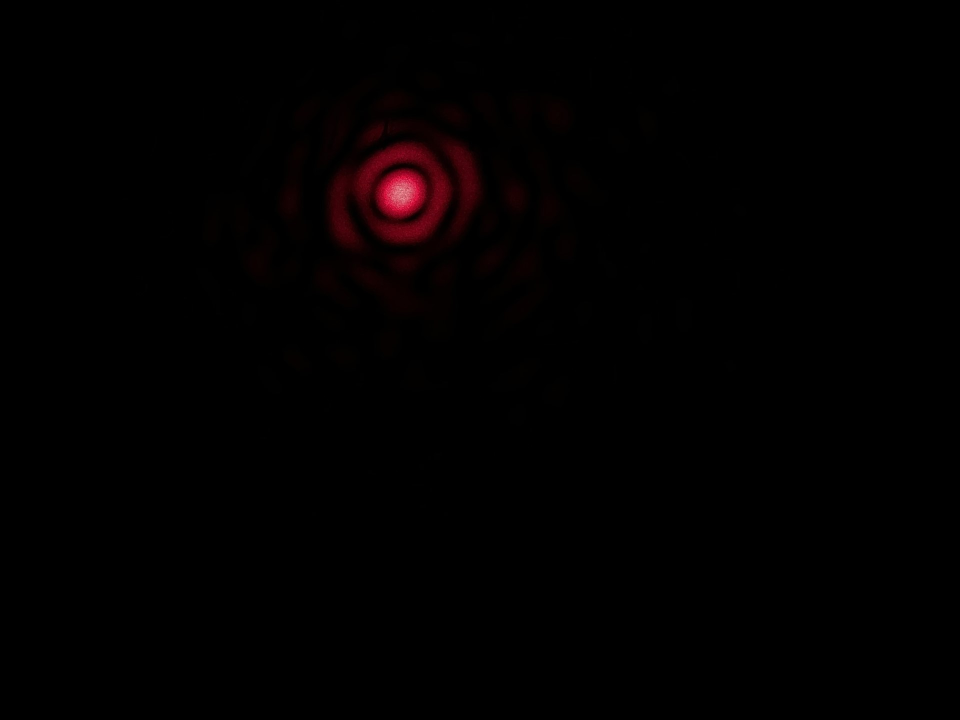
#> input picture PHY-2006/Diffraction/cercle_0.2mm.jpg, 1920 x 1440 px, found by its file name (shown at 1/2 size)
$ python surfaceProfile.py
#> lines starting #> are read from the running program, lines starting #| are printed output that depends on the picture
import numpy as np
import matplotlib.pyplot as plt
from matplotlib.image import imread
from tqdm import tqdm

src_img = imread('PHY-2006/Diffraction/cercle_0.2mm.jpg')
#> src_img is the input picture: shape (1440, 1920, 3); mean R, G, B 1.8, 0.2, 0.3
red_img = src_img[:,:,0]
mean_img = np.mean(src_img, 2)

def net_flux(image, target_pos, noise_pos, radius=40, noise_radius=50, if_plot=False, verbose=False):
    '''
    Calculates the approximate flux of a source by substracting the noise of its nearby background

    Parameters:
    image: image data with the source (2D array)
    target_pos: list of position of the source (e.g. [100, 200])
    radius: approximate radius of the source object
    if_plot: boolean, if True, plot only the flux within the radius

    Returns the estimated flux of the source
    '''
    x0, y0 = target_pos[0], target_pos[1]
    x1, y1 = noise_pos[0], noise_pos[1]
    pixels_inside, pixels_noise = 0, 0
    within_flux = np.zeros(image[y0-2*radius:y0+2*radius, x0-2*radius:x0+2*radius].shape)
    noise_flux = np.zeros(image[y1-2*noise_radius:y1+2*noise_radius, x1-2*noise_radius:x1+2*noise_radius].shape)
    for y, line in enumerate(image[y0-2*radius:y0+2*radius, x0-2*radius:x0+2*radius]):
        for x, val in enumerate(line):
            if np.sqrt((x-2*radius-1)**2+(y-2*radius)**2)<=radius:
                within_flux[y, x] = val
                pixels_inside += 1
    for y, line in enumerate(image[y1-2*noise_radius:y1+2*noise_radius, x1-2*noise_radius:x1+2*noise_radius]):
        for x, val in enumerate(line):
            if np.sqrt((x-2*noise_radius-1)**2+(y-2*noise_radius)**2)<=noise_radius:
                noise_flux[y, x] = val
                pixels_noise += 1


    flux_within = np.sum(within_flux)
    flux_noise = np.sum(noise_flux)
    flux_source = flux_within/pixels_inside# - (flux_noise/pixels_noise)*pixels_inside

    return flux_within, pixels_inside


radius = int(input("Radius?"))
#> the answer given: 3
radial_intensity = []
npix_profile = []
surface_profile = []
for i in tqdm(range(radius)):
    flux, npix = net_flux(red_img, [802,387], [0,0], i, noise_radius=0)
    radial_intensity.append(flux)
    npix_profile.append(npix)
    if i == 0:
        surface_profile.append(radial_intensity[i]/npix_profile[i])
    else:
        surface_profile.append((radial_intensity[i]-radial_intensity[i-1])/(npix_profile[i]-npix_profile[i-1]))
#> this loop made 3 passes
#> (flux, npix) on passes 1 to 3: (0, 0), (899, 4), (2946, 13)
#> after the loop, npix_profile = [0, 4, 13]; radial_intensity = [0, 899, 2946]; surface_profile = [nan, 224.8, 227.4]


ax1 = plt.subplot(111)
plt.imshow(mean_img)
circle1 = plt.Circle((802,387), radius, color='white', fill=False)
ax1.add_patch(circle1)
plt.show()
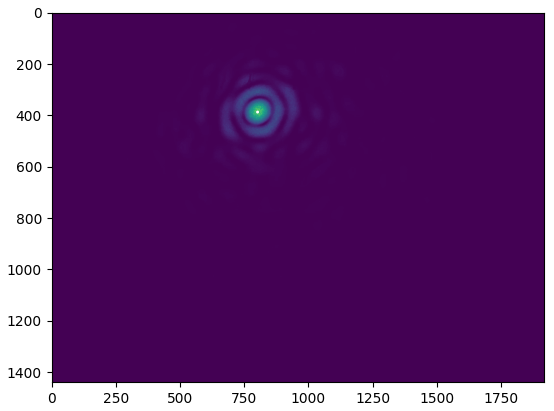
#> figure drawn by matplotlib, 1 panel

ax1 = plt.subplot(111)
ticklabels = ax1.get_xticklabels()
ticklabels.extend( ax1.get_yticklabels() )
for label in ticklabels:
    label.set_fontsize(14)
plt.plot(range(radius), surface_profile, color="red", label="données")
#plt.hlines(255, 0, radius)
plt.xlabel(r'Distance (pixels)', size=17)
plt.ylabel(r'Intensité ($I_0$)', size=17)
plt.show()
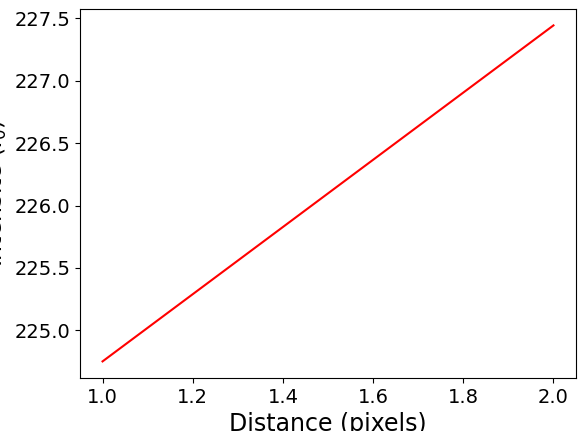
#> figure drawn by matplotlib, 1 panel

$ run again, with PHY-2006/Diffraction/diffraction_mesures.jpg copied over PHY-2006/Diffraction/cercle_0.2mm.jpg
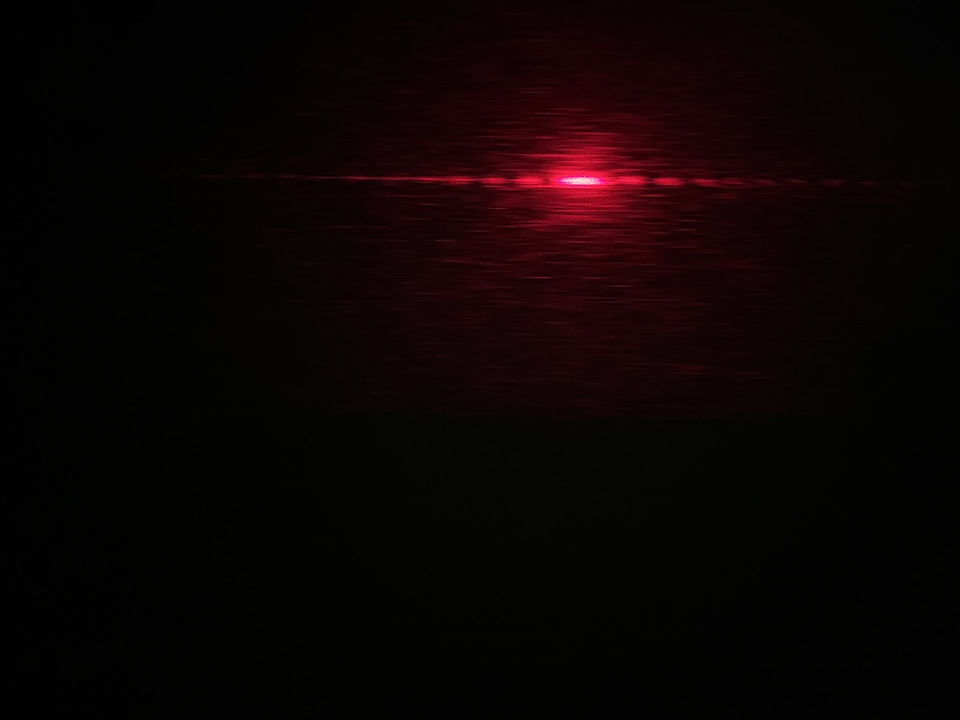
#> input picture PHY-2006/Diffraction/diffraction_mesures.jpg, 1920 x 1440 px, found by its file name (shown at 1/2 size)
#> src_img is the input picture: shape (1440, 1920, 3); mean R, G, B 11.7, 3.3, 3.4
#> `mean_img = np.mean(src_img, 2)`:
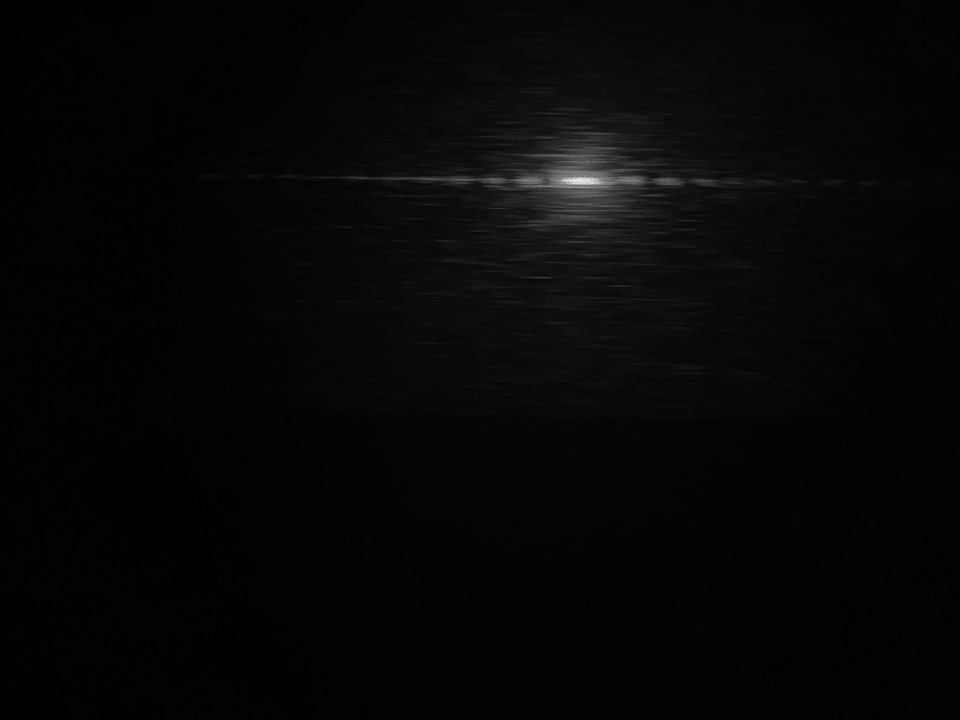
#> mean_img: shape (1440, 1920) float64 (shown at 1/2 size); min 0, max 243, mean 6.1
#> the loop `for i in tqdm(range(radius)):` made 3 passes
#> (flux, npix) on passes 1 to 3: (0, 0), (108, 4), (364, 13)
#> after the loop `for i in tqdm(range(radius)):`: npix_profile = [0, 4, 13]; radial_intensity = [0, 108, 364]; surface_profile = [nan, 27, 28.44]
#> `plt.show()`:
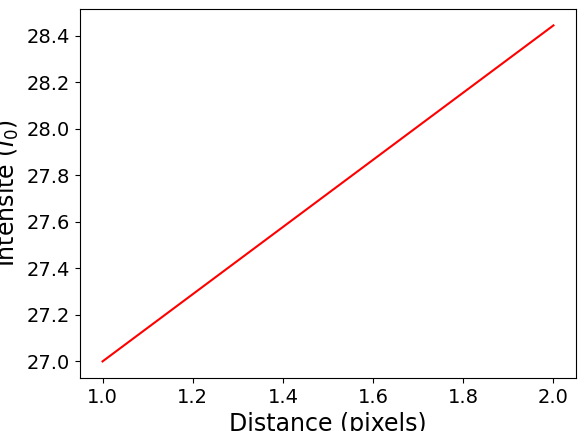
#> figure drawn by matplotlib, 1 panel

$ run again, with PHY-2006/Diffraction/holes.jpg copied over PHY-2006/Diffraction/cercle_0.2mm.jpg
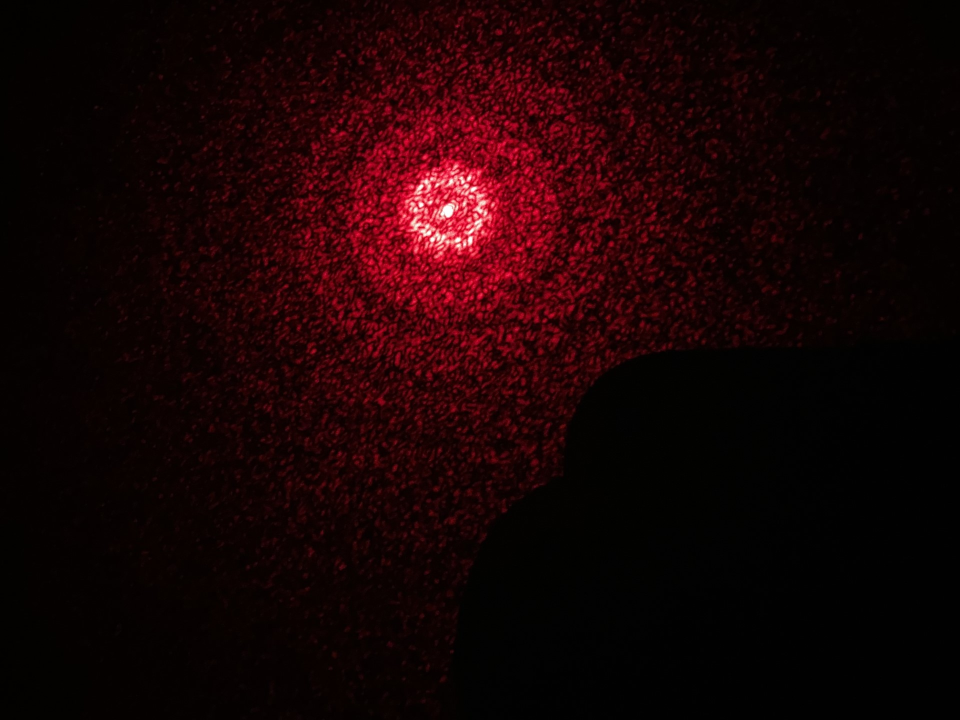
#> input picture PHY-2006/Diffraction/holes.jpg, 1920 x 1440 px, found by its file name (shown at 1/2 size)
#> src_img is the input picture: shape (1440, 1920, 3); mean R, G, B 24.7, 3, 4.2
#> `mean_img = np.mean(src_img, 2)`:
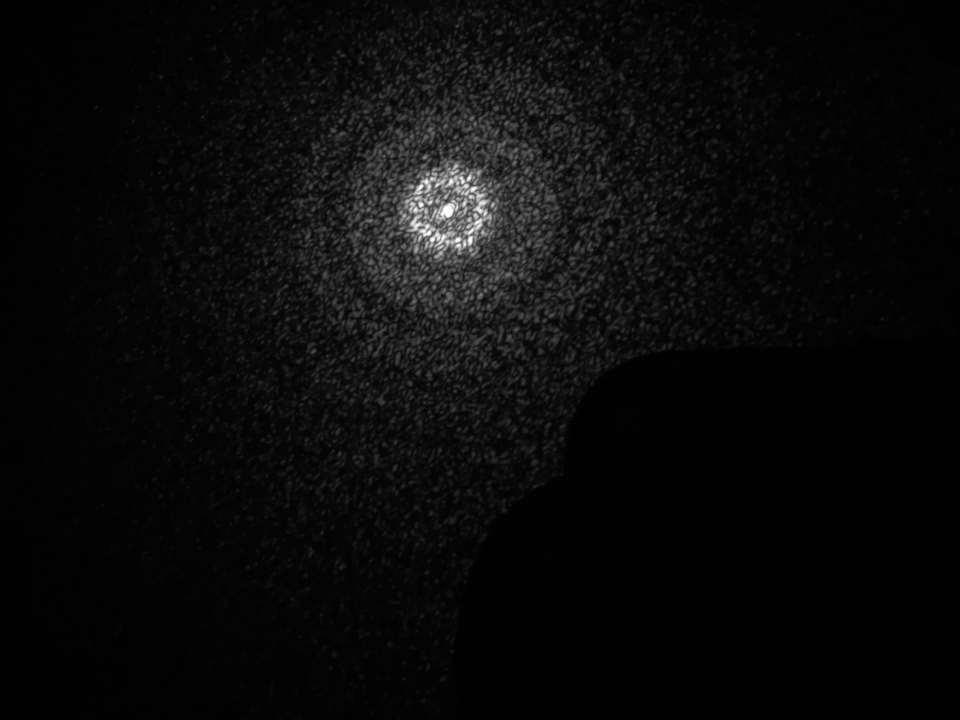
#> mean_img: shape (1440, 1920) float64 (shown at 1/2 size); min 0, max 255, mean 10.6
#> the loop `for i in tqdm(range(radius)):` made 3 passes
#> (flux, npix) on passes 1 to 3: (0, 0), (747, 4), (2465, 13)
#> after the loop `for i in tqdm(range(radius)):`: npix_profile = [0, 4, 13]; radial_intensity = [0, 747, 2465]; surface_profile = [nan, 186.8, 190.9]
#> `plt.show()`:
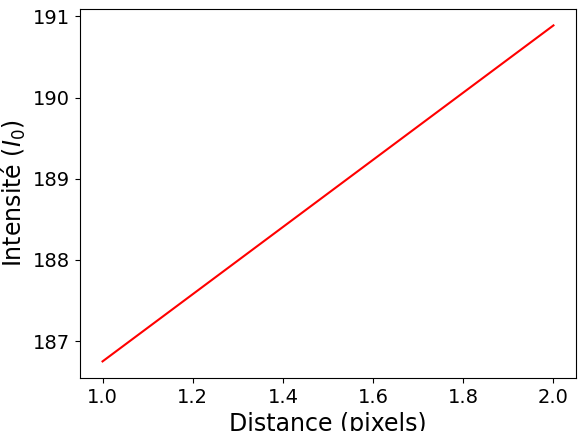
#> figure drawn by matplotlib, 1 panel
